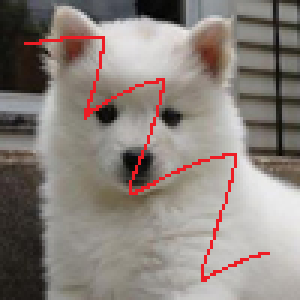
//> input picture dogo_1_in.bmp, 100 x 100 px (shown 3 times larger)
$ ./fourier_complex_2014 ../dogo_1_in.bmp   (built with g++ and OpenCV 4)
//> lines starting //> are read from the running program, lines starting //| are printed output that depends on the picture
/* Transformada de Fourier usando OpenCV
 * Moacir Ponti 2014
 */
/*#include "opencv2/core/core.hpp"
#include "opencv2/imgproc/imgproc.hpp"
#include "opencv2/highgui/highgui.hpp"*/
#include "cv.h"
#include "highgui.h"
#include <iostream>
using namespace cv;
using namespace std;

void dft_complex(Mat img, Mat &imdft) {
    Mat padded; // image expanded to optimal size of FFT
    int m = getOptimalDFTSize( img.rows );
//> m = 100
    int n = getOptimalDFTSize( img.cols );
//> n = 100
    // copy image and fill the border with zero values
    copyMakeBorder (img, padded, 0, m - img.rows, 0, n - img.cols, BORDER_CONSTANT, Scalar::all(0));
    cout << " Criacao de imagem com borda expandida " << endl;
    // O resultado da FFT eh uma matriz complexa
    // O intervalo dinamico da imagem no dominio da frequencia tambem eh bem maior, por isso precisamos de um float
    // cria um plano com a imagem expandida e mais uma matriz
    Mat planes[] = {Mat_<float>(padded), Mat::zeros(padded.size(), CV_32F)};
//> planes[1]: 100 rows x 100 cols, CV_32FC1; every value is 0
    // cria uma Matriz com dois planos e armazena em imdft
    merge(planes, 2, imdft);
    cout << " Criacao de matriz complexa" << endl;
    dft(imdft, imdft);
    cout << " Transformada de Fourier" << endl;
}

void fourierMagnitude(Mat imdft, Mat &magI) {

    // cria dois planos
    Mat planes[] = {Mat::zeros(imdft.size(), CV_32F), Mat::zeros(imdft.size(), CV_32F)};
    // separa a matriz complexa em planos
    //   planes[0] = magnitude, planes[1] = fase
    //ou planes[0] = Re(DFT(I)), planes[1] = Im(DFT(I))
    split(imdft, planes);
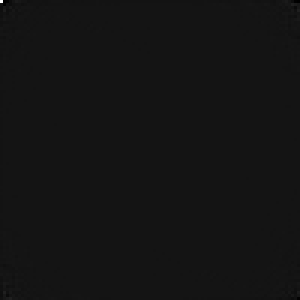
//> planes[0]: 100 rows x 100 cols, CV_32FC1 (shown 3 times larger); min -114321.2, max 1315651, mean 26; drawn with min black and max white
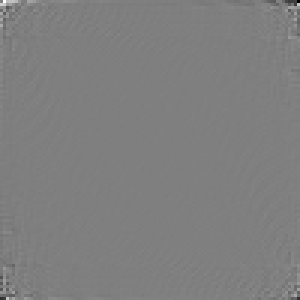
//> planes[1]: 100 rows x 100 cols, CV_32FC1 (shown 3 times larger); min -109191.2, max 109191.2, mean 0; drawn with min black and max white

    //a magnitude de uma TF eh M = sqrt( Re(DFT(I))^2 + Im(DFT(I))^2 ) ou:
    magnitude(planes[0], planes[1], planes[0]); // calcula a magnitude e armazena em planes[0]
    magI = planes[0];

    cout << " ...obtem magnitude:" << endl; // << magI << endl;
    // o intervalo dinamico da magnitude eh muito grande para exibir na tela
    // por isso eh preciso calcular o logaritmo da magnitude para visualizar
    magI += Scalar::all(1); // garante todo valor diferente de 0
    log (magI, magI);
    cout << " ...calcula log"  << endl; // << magI << endl;;

    // para visualizar ainda temos mais dois passos importantes:
    // 1) eliminar as bordas criadas para obter o tamanho otimo
    // 2) rearranjar os quadrantes para exibir no centro as frequencias mais baixas e nas bordas as frequencias mais altas (FFT-Shift)
    magI = magI(Rect(0,0, magI.cols & -2, magI.rows & -2));
    int cx = magI.cols/2;
//> cx = 50
    int cy = magI.rows/2;
//> cy = 50

    Mat q0(magI, Rect( 0, 0,cx,cy)); //Alto-esquerda
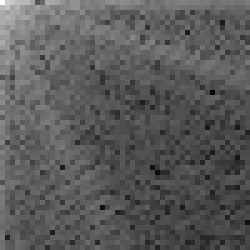
//> q0: 50 rows x 50 cols, CV_32FC1 (shown 5 times larger); min 3.09, max 14.09, mean 6.99; drawn with min black and max white
    Mat q1(magI, Rect(cx, 0,cx,cy)); //Alto-direita
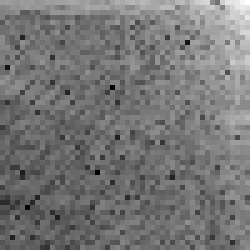
//> q1: 50 rows x 50 cols, CV_32FC1 (shown 5 times larger); min 2.45, max 11.97, mean 6.87; drawn with min black and max white
    Mat q2(magI, Rect( 0,cy,cx,cy)); //Baixo-esquerda
    Mat q3(magI, Rect(cx,cy,cx,cy)); //Baixo-direita
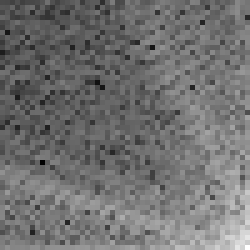
//> q3: 50 rows x 50 cols, CV_32FC1 (shown 5 times larger); min 3.09, max 11.65, mean 6.89; drawn with min black and max white

    Mat qswap; // matriz para substituir os quadrantes
    q0.copyTo(qswap);
    q3.copyTo(q0);
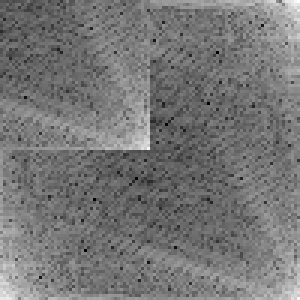
//> magI: 100 rows x 100 cols, CV_32FC1 (shown 3 times larger); min 2.45, max 11.97, mean 6.88; drawn with min black and max white
    qswap.copyTo(q3);

    q1.copyTo(qswap);
    q2.copyTo(q1);
    qswap.copyTo(q2);
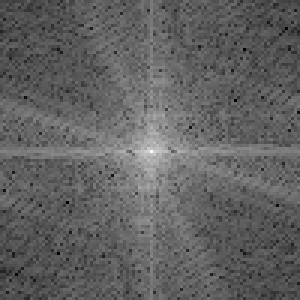
//> magI: 100 rows x 100 cols, CV_32FC1 (shown 3 times larger); min 2.45, max 14.09, mean 6.9; drawn with min black and max white
    cout << " ...fft shift"  << endl; // << magI << endl;;

    // normalizamos os valores para intervalo entre 0 e 1
    normalize(magI, magI, 0, 1, CV_MINMAX);
    cout << " ...normaliza"  << endl; // << magI << endl;;
}

int main(int argc, char ** argv)
{
    const char* filename = argc >=2 ? argv[1] : "lena.jpg";

    Mat I = imread(filename, CV_LOAD_IMAGE_GRAYSCALE);
    if (I.empty())
        return -1;

    Mat dftI;
    dft_complex(I, dftI);

    Mat magI;
    fourierMagnitude(dftI, magI);

    imshow("Image", I);
    imshow("Power Spectrum (DFT)", magI);

    Mat save;
    normalize(magI, save, 0, 255, CV_MINMAX);
    imwrite("DFT.png", save);
    waitKey();

    return 0;
}
